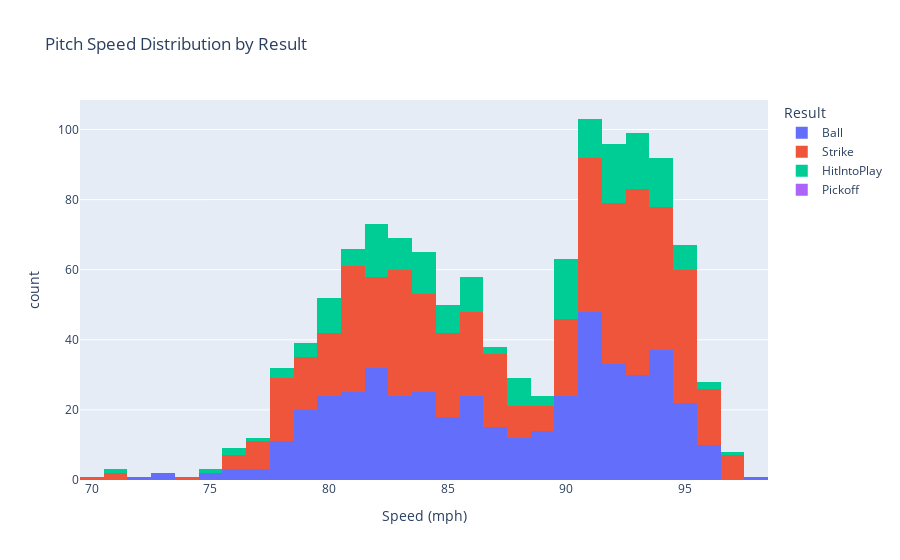

The cell this chart's notebook holds for it:
### Code cell
fig = px.histogram(speed_result_df, x="Speed", color="Result", title="Pitch Speed Distribution by Result")
fig.update_xaxes(title_text="Speed (mph)")
fig.show()

### Figure 1 — Plotly figure (JSON) as saved in the notebook; plotly's stock layout.template omitted (floating-point values rounded to 4 significant figures; data arrays with more than 128 entries replaced by an {"elided": "..."} marker saying what was removed)
{"data": [{"alignmentgroup": "True", "bingroup": "x", "hovertemplate": "Result=Ball<br>Speed=%{x}<br>count=%{y}<extra></extra>", "legendgroup": "Ball", "marker": {"color": "#636efa", "pattern": {"shape": ""}}, "name": "Ball", "offsetgroup": "Ball", "orientation": "v", "showlegend": true, "type": "histogram", "x": {"elided": "460 int values"}, "xaxis": "x", "yaxis": "y"}, {"alignmentgroup": "True", "bingroup": "x", "hovertemplate": "Result=Strike<br>Speed=%{x}<br>count=%{y}<extra></extra>", "legendgroup": "Strike", "marker": {"color": "#EF553B", "pattern": {"shape": ""}}, "name": "Strike", "offsetgroup": "Strike", "orientation": "v", "showlegend": true, "type": "histogram", "x": {"elided": "545 int values"}, "xaxis": "x", "yaxis": "y"}, {"alignmentgroup": "True", "bingroup": "x", "hovertemplate": "Result=HitIntoPlay<br>Speed=%{x}<br>count=%{y}<extra></extra>", "legendgroup": "HitIntoPlay", "marker": {"color": "#00cc96", "pattern": {"shape": ""}}, "name": "HitIntoPlay", "offsetgroup": "HitIntoPlay", "orientation": "v", "showlegend": true, "type": "histogram", "x": {"elided": "179 int values"}, "xaxis": "x", "yaxis": "y"}, {"alignmentgroup": "True", "bingroup": "x", "hovertemplate": "Result=Pickoff<br>Speed=%{x}<br>count=%{y}<extra></extra>", "legendgroup": "Pickoff", "marker": {"color": "#ab63fa", "pattern": {"shape": ""}}, "name": "Pickoff", "offsetgroup": "Pickoff", "orientation": "v", "showlegend": true, "type": "histogram", "x": [null, null, null, null, null, null, null, null, null, null, null, null, null, null, null], "xaxis": "x", "yaxis": "y"}], "layout": {"barmode": "relative", "legend": {"title": {"text": "Result"}, "tracegroupgap": 0}, "title": {"text": "Pitch Speed Distribution by Result"}, "xaxis": {"anchor": "y", "domain": [0, 1], "title": {"text": "Speed (mph)"}}, "yaxis": {"anchor": "x", "domain": [0, 1], "title": {"text": "count"}}}}
